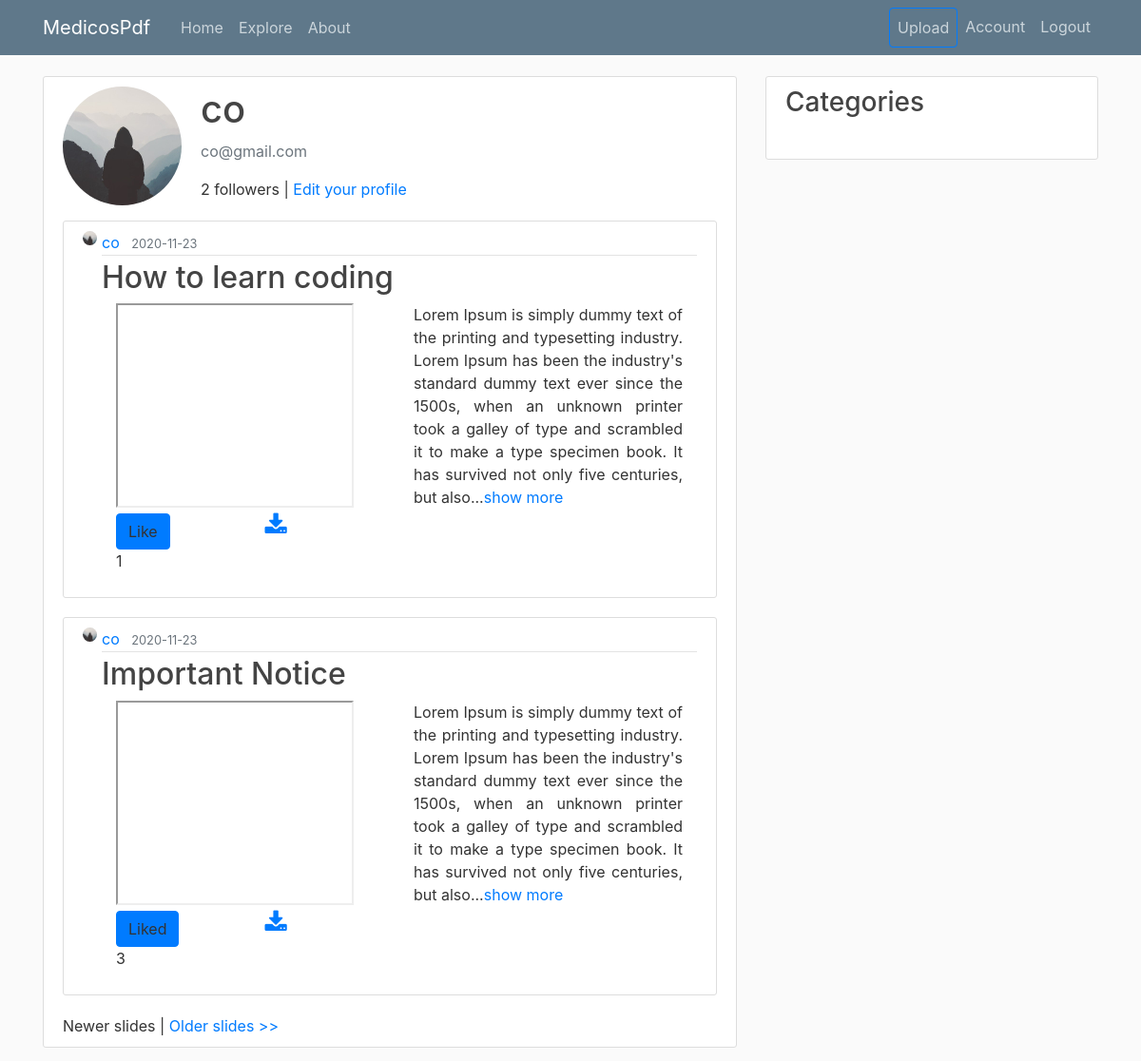
Page /account/2 (signed in) on the committed database.
### medicospdf/models.py (models this page shows, shortened)
class User(db.Model, UserMixin):
    id = db.Column(db.Integer, primary_key=True)
    username = db.Column(db.String(20), unique=True, nullable=False)
    email = db.Column(db.String(120), unique=True, nullable=False)
    image_file = db.Column(db.String(20), nullable=False, default='default.jpg')
    password = db.Column(db.String(60), nullable=False)
    is_admin = db.Column(db.Boolean, default = False)
    posts = db.relationship('Post', backref='author', lazy=True)
    slides = db.relationship('Slide', backref = 'author', lazy = True)
    liked = db.relationship('SlideLike', foreign_keys = 'SlideLike.user_id',
        backref = 'author', lazy = True)
    comments = db.relationship('Comment', backref = 'author', lazy = True)
    categories = db.relationship('Category', backref = 'author', lazy = True)
    followed = db.relationship('User', secondary = followers,
                                primaryjoin = (followers.c.follower_id == id),
                                secondaryjoin = (followers.c.followed_id == id),
                                backref = db.backref('followers', lazy = 'dynamic'),
                                lazy = 'dynamic')
    def has_liked_slide(self, slide):
        return SlideLike.query.filter(
            SlideLike.user_id == self.id,
            SlideLike.slide_id == slide.id).count()>0

class Slide(db.Model):
    __searchable__  = ['title', 'description']
    id = db.Column(db.Integer, primary_key = True)
    title = db.Column(db.String(200), nullable = False)
    description = db.Column(db.Text, nullable = False)
    file = db.Column(db.String(1000), nullable = False)
    date_posted = db.Column(db.DateTime, nullable=False, default=datetime.utcnow)
    user_id = db.Column(db.Integer, db.ForeignKey('user.id'), nullable = False)
    likes = db.relationship('SlideLike', backref = 'slide', lazy = True)
    comments = db.relationship('Comment', backref = 'slide', lazy = True)
    category_id = db.Column(db.Integer, db.ForeignKey('category.id'), nullable = True)

### medicospdf/routes.py (the view)
@app.route('/account/<int:user_id>')
@login_required
def account(user_id):
    page = request.args.get('page', 1, type = int)
    user = User.query.filter_by(id = user_id).first_or_404()
    get_user_prod = Slide.query.filter_by(user_id = user.id).paginate(page = page, per_page = 2)
    if user is None:
        flash('User %s is not found.', username)
        return redirect(url_for('home'))
    return render_template('account.html', user = user, slides = get_user_prod, title = 'Account')

### medicospdf/models.py (called while the page is built)
@login_manager.user_loader
def load_user(user_id):
    return User.query.get(int(user_id))

### medicospdf/templates/account.html
{% extends 'layout.html' %}
{% block content %}
	<div class="content-section">
	  	<div class="media">
	        <img class="rounded-circle account-img" src="{{ url_for('static', filename = 'profile_pics/' + user.image_file) }}">
	        <div class="media-body">
		        <h2 class="account-heading">{{ user.username }}</h2>
		        <p class="text-secondary">{{ user.email }}</p>
				<p>{{ user.followers.count() }} followers |
					{% if user == current_user %}
						<a href="#">Edit your profile</a>
					{% elif not current_user.is_following(user) %}
						<a href="{{ url_for('follow', username = user.username) }}">Follow</a>
					{% else %}
						<a href="{{ url_for('unfollow', username = user.username) }}">Unfollow</a>
					{% endif %}
				</p>
	        </div>
	  	</div>
	  	<div>
	  		{% for slide in slides.items %}
				<article class="media content-section">
		          <img class="rounded-circle article-img" src="{{ url_for('static', filename = 'profile_pics/' + slide.author.image_file) }}">
		          <div class="media-body">
		            <div class="article-metadata">
		              <a class="mr-2" href="{{ url_for('account', user_id = slide.author.id) }}">{{ slide.author.username }}</a>
		              <small class="text-muted">{{ slide.date_posted.strftime('%Y-%m-%d') }}</small>
		            </div>
		            <h2><a class="article-title" href="{{url_for('slide', slide_id = slide.id)}}">{{ slide.title }}</a></h2>
		            <div class="container">
		              <div class="row">
		                <div class="col">
		                  <iframe name="plugin" src="{{ url_for('static', filename = 'slide_files/'+ slide.file) }}" type="application/pdf" width="250" height="215"></iframe>
		                  <div class="row">
		                    <div class="col">
		                      {% if current_user.has_liked_slide(slide) %}
		                       <a class="unlike btn btn-primary" id="like_{{slide.id}}">Liked</a>
		                      {% else %}
		                        <a class="like btn btn-primary" id="like_{{slide.id}}">Like</a>
		                      {% endif %}
		                      <p id = "likeCount_{{slide.id}}">{{ slide.likes | count }}</p>
		                    </div>
		                    <div class="col">
		                      <a href="{{ url_for('download', name = slide.file) }}">
		                      <i class="fa fa-download"></i></a>
		                    </div>
		                  </div>
		                </div>
		                <div class="col">
		                  <p class="article-content text-justify">{{ slide.description | truncate(300)}}<a href="{{ url_for('slide', slide_id = slide.id) }}">show more</a></p>
		                </div>
		              </div>
		            </div>
		          </div>
		        </article>
	  		{% endfor %}
		  	{% if slides.has_prev %}
		      <a href="{{ url_for('account',user_id = user.id, page=slides.prev_num) }}">&lt;&lt; Newer slides</a>
		    {% else %}
		      Newer slides
		    {% endif %} |
		    {% if slides.has_next %}
		      <a href="{{ url_for('account', user_id = user.id, page=slides.next_num) }}">Older slides &gt;&gt;
		      </a>
		    {% else %}
		      Older slides &gt;&gt;
		    {% endif %}
	  	</div>
	</div>
{% endblock %}

### medicospdf/static/main.css (style rules this page uses)
body { background: #fafafa; color: #333333; margin-top: 5rem; }
h1, h2, h3, h4, h5, h6 { color: #444444; }
.fa { font-size: 20px; }
.content-section { background: #ffffff; padding: 10px 20px; border: 1px solid #dddddd; border-radius: 3px; margin-bottom: 20px; }
.article-title { color: #444444; }
.article-content { white-space: pre-line; }
.article-img { height: 15px; width: 15px; margin-right: 5px; }
.article-metadata { padding-bottom: 1px; margin-bottom: 4px; border-bottom: 1px solid #e3e3e3 }
.account-img { height: 125px; width: 125px; margin-right: 20px; margin-bottom: 16px; }
.account-heading { font-size: 2.5rem; }

### medicospdf/templates/layout.html (style rules this page uses)
.fa { font-size: 25px; cursor: pointer; user-select: none; }

### rows in the picture
User: image_file (placeholder picture), username "co", email "co@gmail.com"
Slide: image_file (placeholder picture), author.username "co", date_posted "2020-11-23", title "How to learn coding", likes|count "1", description "Lorem Ipsum is simply dummy text of the printing and typesetting industry. Lorem Ipsum has been the industry's standard dummy text ever since the 1500s, when an unknown printer took a galley of type and scrambled it to make a type specimen book. It has survived not only five centuries, but also..."
Slide: image_file (placeholder picture), author.username "co", date_posted "2020-11-23", title "Important Notice", likes|count "3", description "Lorem Ipsum is simply dummy text of the printing and typesetting industry. Lorem Ipsum has been the industry's standard dummy text ever since the 1500s, when an unknown printer took a galley of type and scrambled it to make a type specimen book. It has survived not only five centuries, but also..."

### other values in the picture
{{ user.followers.count() }} "2"
